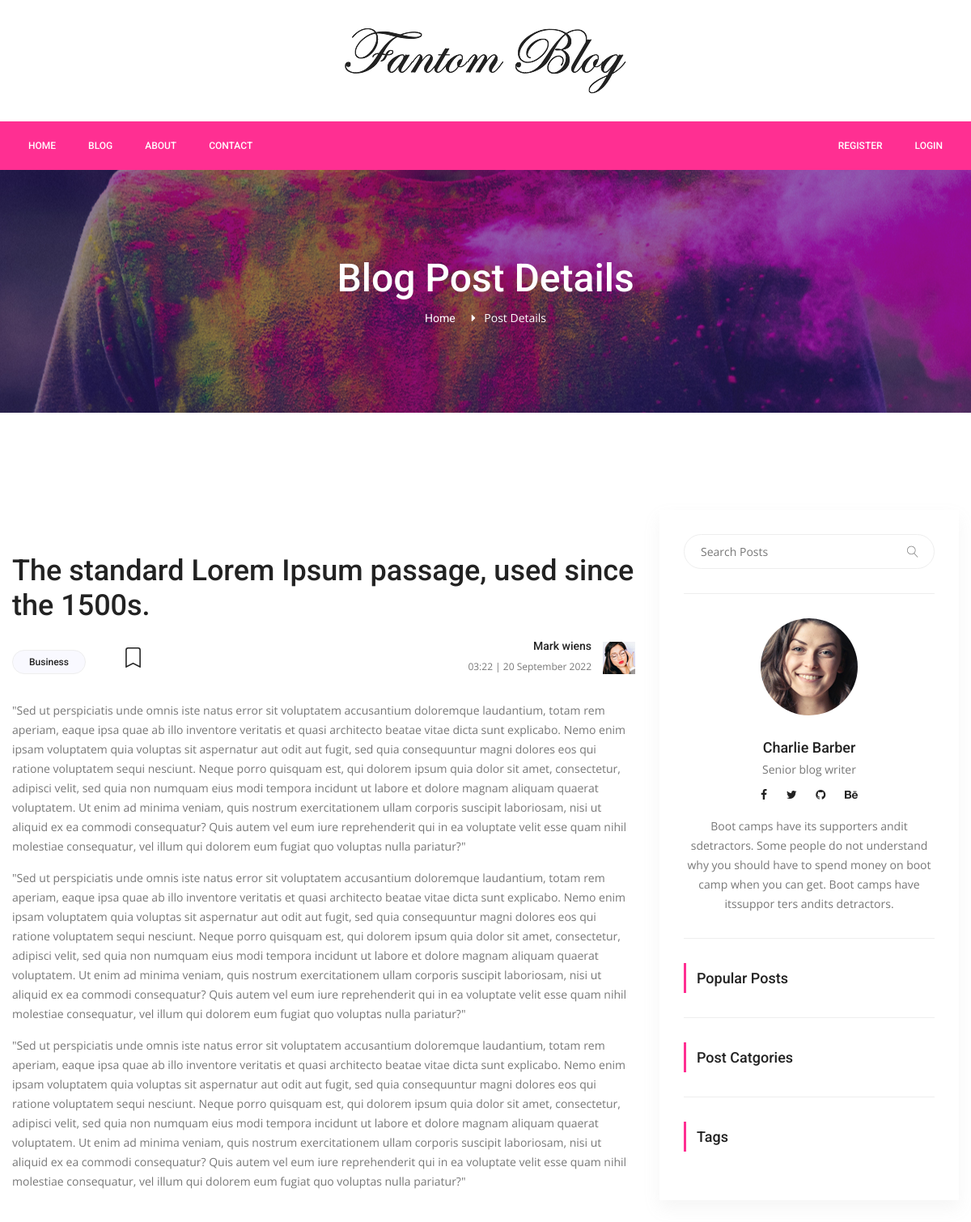
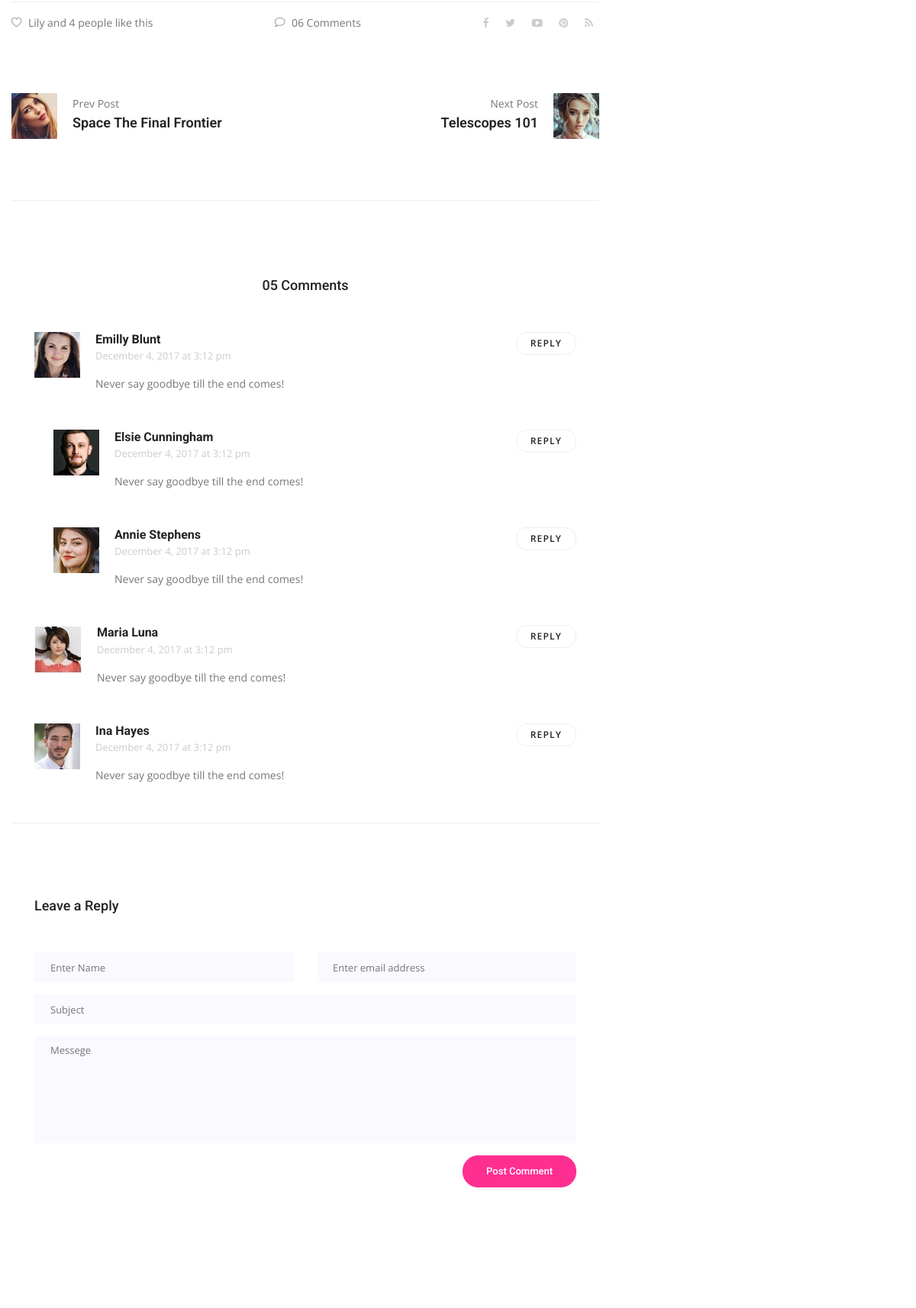
Page /post-detail/2 (upper part) on the committed database (2 pictures, top to bottom).
### server.py (models this page shows)
class Post(db.Model):
    id = db.Column(db.Integer, primary_key=True)
    title = db.Column(db.String(500), unique=True, nullable=False)
    subtitle = db.Column(db.String(500), nullable=False)
    description = db.Column(db.Text, nullable=False)
    image_url = db.Column(db.String(500), nullable=False)
    category = db.Column(db.String(250), nullable=False)
    tags = db.Column(db.String(500), nullable=False)
    total_view = db.Column(db.Integer, nullable=False)
    created_date = db.Column(db.String(250), nullable=False)
    updated_date = db.Column(db.String(250), nullable=False)

### server.py (the view, shortened to what this page needs)
@app.route("/post-detail/<int:post_id>")
def post_detail(post_id):
    post = Post.query.get(post_id)
    post.total_view += 1
    db.session.add(post)
    db.session.commit()
    search = request.args.get("search")
    if search != None:
        search_posts = Post.query.filter(Post.title.contains(search)).all()
        return render_template("blog/search.html", path=request.path, posts=search_posts, sidebar=sidebar, logged_in=current_user.is_authenticated)
    category = request.args.get("category")
    if category != None:
        category_posts = Post.query.filter_by(category=category).all()
        return render_template("blog/search.html", path=request.path, posts=category_posts, sidebar=sidebar, logged_in=current_user.is_authenticated)
    query_tag = request.args.get("tag")
    return render_template("blog/post-detail.html", post=post, sidebar=sidebar, logged_in=current_user.is_authenticated)

### templates/blog/post-detail.html (shortened to what this page needs)
{% extends "blog/layouts/base.html" %}
{% block content %}
<section class="banner_area">
  <div class="banner_inner d-flex align-items-center">
    <div
      class="overlay bg-parallax"
      data-stellar-ratio="0.9"
      data-stellar-vertical-offset="0"
      data-background=""
    ></div>
    <div class="container">
      <div class="banner_content text-center">
        <h2>Blog Post Details</h2>
        <div class="page_link">
          <a href="{{ url_for('home') }}">Home</a>
          <span style="color: white">Post Details</span>
        </div>
      </div>
    </div>
  </div>
</section>
<section class="blog_area p_120 single-post-area">
  <div class="container">
    <div class="row">
      <div class="col-lg-8">
        <div class="main_blog_details">
          <a href="#"><h4>{{ post.title }}</h4></a>
          <div class="user_details">
            <div class="float-left">
              <div class="cat-bookmark">
                <div class="cat">
                  <a href="#">{{ post.category }}</a>
                </div>
                <div class="bookmark-icon">
                  <a
                    href="#"
                    style="background: none; border: none"
                    class="bookmark-link"
                  >
                  </a>
                </div>
              </div>
            </div>
            <div class="float-right">
              <div class="media">
                <div class="media-body">
                  <h5>Mark wiens</h5>
                  <p>{{ post.updated_date }}</p>
                </div>
                <div class="d-flex">
                  <img
                    src="{{ url_for('static', filename='img/blog/user-img.jpg') }}"
                    alt=""
                  />
                </div>
              </div>
            </div>
          </div>
          <div>{{ post.description | safe }}</div>
          <div class="news_d_footer">
            <a href="#"
              ><i class="lnr lnr lnr-heart"></i>Lily and 4 people like this</a
            >
            <a class="justify-content-center ml-auto" href="#"
              ><i class="lnr lnr lnr-bubble"></i>06 Comments</a
            >
            <div class="news_socail ml-auto">
              <a href="#"><i class="fa fa-facebook"></i></a>
              <a href="#"><i class="fa fa-twitter"></i></a>
              <a href="#"><i class="fa fa-youtube-play"></i></a>
              <a href="#"><i class="fa fa-pinterest"></i></a>
              <a href="#"><i class="fa fa-rss"></i></a>
            </div>
          </div>
        </div>
        <div class="navigation-area">
          <div class="row">
            <div
              class="col-lg-6 col-md-6 col-12 nav-left flex-row d-flex justify-content-start align-items-center"
            >
              <div class="thumb">
                <a href="#"
                  ><img class="img-fluid" src="static/img/blog/prev.jpg" alt=""
                /></a>
              </div>
              <div class="arrow">
                <a href="#"
                  ></a>
              </div>
              <div class="detials">
                <p>Prev Post</p>
                <a href="#"><h4>Space The Final Frontier</h4></a>
              </div>
            </div>
            <div
              class="col-lg-6 col-md-6 col-12 nav-right flex-row d-flex justify-content-end align-items-center"
            >
              <div class="detials">
                <p>Next Post</p>
                <a href="#"><h4>Telescopes 101</h4></a>
              </div>
              <div class="arrow">
                <a href="#"
                  ></a>
              </div>
              <div class="thumb">
                <a href="#"
                  ><img class="img-fluid" src="static/img/blog/next.jpg" alt=""
                /></a>
              </div>
            </div>
          </div>
        </div>
        <div class="comments-area">
          <h4>05 Comments</h4>
          <div class="comment-list">
            <div class="single-comment justify-content-between d-flex">
              <div class="user justify-content-between d-flex">
                <div class="thumb">
                  <img src="static/img/blog/c1.jpg" alt="" />
                </div>
                <div class="desc">
                  <h5><a href="#">Emilly Blunt</a></h5>
                  <p class="date">December 4, 2017 at 3:12 pm</p>
                  <p class="comment">Never say goodbye till the end comes!</p>
                </div>
              </div>
              <div class="reply-btn">
                <a href="" class="btn-reply text-uppercase">reply</a>
              </div>
            </div>
          </div>
          <div class="comment-list left-padding">
            <div class="single-comment justify-content-between d-flex">
              <div class="user justify-content-between d-flex">
                <div class="thumb">
                  <img src="static/img/blog/c2.jpg" alt="" />
                </div>
                <div class="desc">
                  <h5><a href="#">Elsie Cunningham</a></h5>
                  <p class="date">December 4, 2017 at 3:12 pm</p>
                  <p class="comment">Never say goodbye till the end comes!</p>
                </div>
              </div>
              <div class="reply-btn">
                <a href="" class="btn-reply text-uppercase">reply</a>
              </div>
            </div>
          </div>
          <div class="comment-list left-padding">
            <div class="single-comment justify-content-between d-flex">
              <div class="user justify-content-between d-flex">
                <div class="thumb">
                  <img src="static/img/blog/c3.jpg" alt="" />
                </div>
                <div class="desc">
                  <h5><a href="#">Annie Stephens</a></h5>
                  <p class="date">December 4, 2017 at 3:12 pm</p>
                  <p class="comment">Never say goodbye till the end comes!</p>
                </div>
              </div>
              <div class="reply-btn">
                <a href="" class="btn-reply text-uppercase">reply</a>
              </div>
            </div>
          </div>
          <div class="comment-list">
            <div class="single-comment justify-content-between d-flex">
              <div class="user justify-content-between d-flex">
                <div class="thumb">
                  <img src="static/img/blog/c4.jpg" alt="" />
                </div>
                <div class="desc">
                  <h5><a href="#">Maria Luna</a></h5>
                  <p class="date">December 4, 2017 at 3:12 pm</p>
                  <p class="comment">Never say goodbye till the end comes!</p>
                </div>
              </div>
              <div class="reply-btn">
                <a href="" class="btn-reply text-uppercase">reply</a>
              </div>
            </div>
          </div>
          <div class="comment-list">
            <div class="single-comment justify-content-between d-flex">
              <div class="user justify-content-between d-flex">
                <div class="thumb">
                  <img src="static/img/blog/c5.jpg" alt="" />
                </div>
                <div class="desc">
                  <h5><a href="#">Ina Hayes</a></h5>
                  <p class="date">December 4, 2017 at 3:12 pm</p>
                  <p class="comment">Never say goodbye till the end comes!</p>
                </div>
              </div>
              <div class="reply-btn">
                <a href="" class="btn-reply text-uppercase">reply</a>
              </div>
            </div>
          </div>
        </div>
        <div class="comment-form">
          <h4>Leave a Reply</h4>
          <form>
            <div class="form-group form-inline">
              <div class="form-group col-lg-6 col-md-6 name">
                <input
                  type="text"
                  class="form-control"
                  id="name"
                  placeholder="Enter Name"
                  onfocus="this.placeholder = ''"
                  onblur="this.placeholder = 'Enter Name'"
                />
              </div>
              <div class="form-group col-lg-6 col-md-6 email">
                <input
                  type="email"
                  class="form-control"
                  id="email"
                  placeholder="Enter email address"
                  onfocus="this.placeholder = ''"
                  onblur="this.placeholder = 'Enter email address'"
                />
              </div>
            </div>
            <div class="form-group">
              <input
                type="text"
                class="form-control"
                id="subject"
                placeholder="Subject"
                onfocus="this.placeholder = ''"
                onblur="this.placeholder = 'Subject'"
              />
            </div>
            <div class="form-group">
              <textarea
                class="form-control mb-10"
                rows="5"
                name="message"
                placeholder="Messege"
                onfocus="this.placeholder = ''"
                onblur="this.placeholder = 'Messege'"
                required=""
              ></textarea>
            </div>
            <a href="#" class="primary-btn submit_btn">Post Comment</a>
          </form>
        </div>
      </div>
      <div class="col-lg-4">{% include 'blog/include/sidebar.html' %}</div>
    </div>
  </div>
</section>
{% endblock %}

### static/css/arunesh.css (style rules this page uses)
.text-uppercase { letter-spacing: 0.1em; }
.cat-bookmark { display: flex; align-items: center; gap: 1rem; }

### rows in the picture
Post: title "The standard Lorem Ipsum passage, used since the 1500s.", category "Business", updated_date "03:22 | 20 September 2022", description "\"Sed ut perspiciatis unde omnis iste natus error sit voluptatem accusantium doloremque laudantium, totam rem aperiam, eaque ipsa quae ab illo inventore veritatis et quasi architecto beatae vitae dicta sunt explicabo. Nemo enim ipsam voluptatem quia voluptas sit aspernatur aut odit aut fugit, sed quia consequuntur magni dolores eos qui ratione voluptatem sequi nesciunt. Neque porro quisquam est, qui dolorem ipsum quia dolor sit amet, consectetur, adipisci velit, sed quia non numquam eius modi tempora incidunt ut labore et dolore magnam aliquam quaerat voluptatem. Ut enim ad minima veniam, quis nostrum exercitationem ullam corporis suscipit laboriosam, nisi ut aliquid ex ea commodi…"
